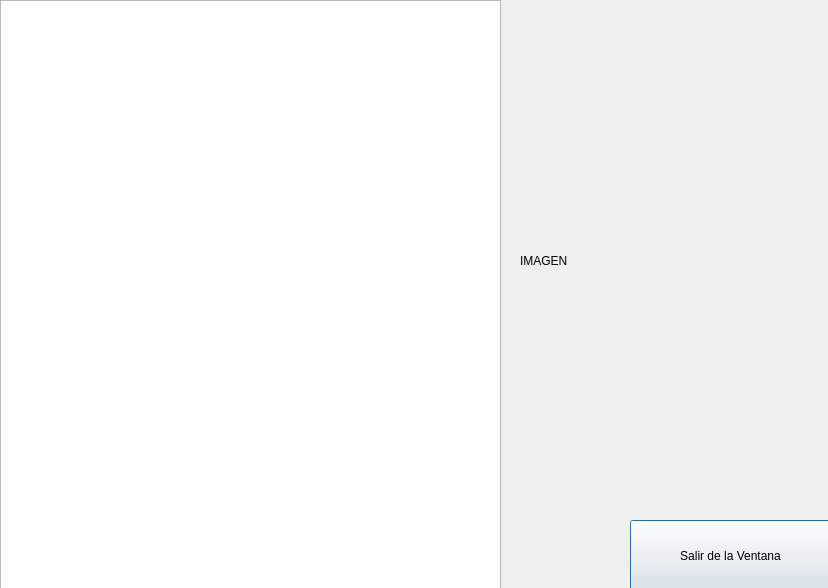
<?xml version="1.0" encoding="UTF-8"?>
<ui version="4.0">
 <class>leccion_1</class>
 <widget class="QDialog" name="leccion_1">
  <property name="geometry">
   <rect>
    <x>0</x>
    <y>0</y>
    <width>828</width>
    <height>588</height>
   </rect>
  </property>
  <property name="windowTitle">
   <string>Leccion</string>
  </property>
  <widget class="QTextBrowser" name="textBrowser">
   <property name="geometry">
    <rect>
     <x>0</x>
     <y>0</y>
     <width>501</width>
     <height>591</height>
    </rect>
   </property>
  </widget>
  <widget class="QPushButton" name="pushButton">
   <property name="geometry">
    <rect>
     <x>630</x>
     <y>520</y>
     <width>201</width>
     <height>71</height>
    </rect>
   </property>
   <property name="text">
    <string>Salir de la Ventana</string>
   </property>
  </widget>
  <widget class="QLabel" name="label">
   <property name="geometry">
    <rect>
     <x>520</x>
     <y>20</y>
     <width>291</width>
     <height>481</height>
    </rect>
   </property>
   <property name="text">
    <string>IMAGEN</string>
   </property>
  </widget>
 </widget>
 <resources/>
 <connections/>
</ui>
